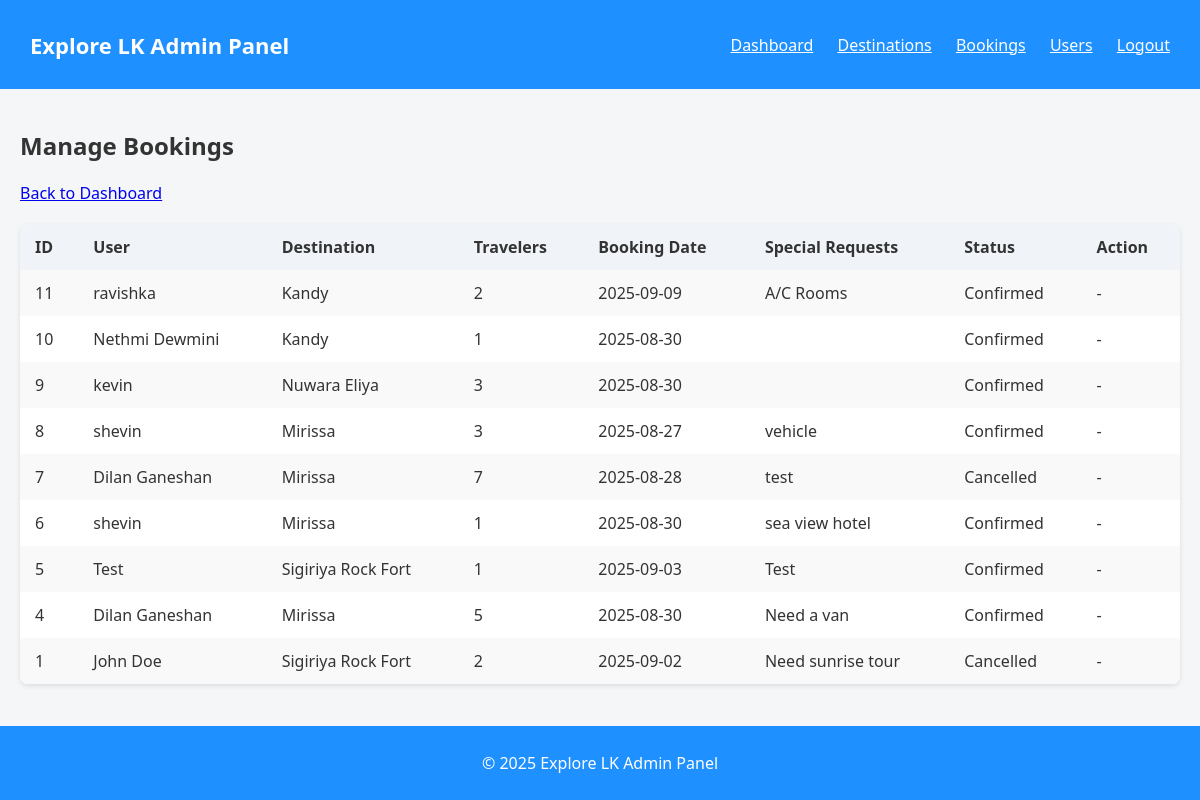
Screenshot of /admin/bookings.php (signed in) with the database file from the repository.
### tables this page shows
CREATE TABLE `bookings` (
  `booking_id` int(10) UNSIGNED NOT NULL,
  `user_id` int(10) UNSIGNED NOT NULL,
  `destination_id` int(10) UNSIGNED NOT NULL,
  `booking_date` date NOT NULL,
  `travelers` int(11) NOT NULL DEFAULT 1,
  `special_requests` text DEFAULT NULL,
  `status` enum('pending','confirmed','cancelled') NOT NULL DEFAULT 'pending',
  `created_at` timestamp NOT NULL DEFAULT current_timestamp()
);

CREATE TABLE `users` (
  `user_id` int(10) UNSIGNED NOT NULL,
  `name` varchar(100) NOT NULL,
  `email` varchar(150) NOT NULL,
  `password` varchar(255) NOT NULL,
  `phone` varchar(30) DEFAULT NULL,
  `created_at` timestamp NOT NULL DEFAULT current_timestamp()
);

CREATE TABLE `destinations` (
  `destination_id` int(10) UNSIGNED NOT NULL,
  `title` varchar(150) NOT NULL,
  `slug` varchar(180) DEFAULT NULL,
  `description` text NOT NULL,
  `category` varchar(80) DEFAULT NULL,
  `location_text` varchar(200) DEFAULT NULL,
  `latitude` decimal(10,7) DEFAULT NULL,
  `longitude` decimal(10,7) DEFAULT NULL,
  `price_from` decimal(10,2) DEFAULT NULL,
  `image_path` varchar(255) DEFAULT NULL,
  `created_at` timestamp NOT NULL DEFAULT current_timestamp()
);

### admin/bookings.php (the view, shortened to what this page needs)
<?php
include 'header.php';
$bookings = $conn->query("
    SELECT b.booking_id, u.name AS user, d.title AS destination, b.travelers, b.booking_date, b.status, b.special_requests
    FROM bookings b
    JOIN users u ON b.user_id=u.user_id
    JOIN destinations d ON b.destination_id=d.destination_id
    ORDER BY b.created_at DESC
");
?>
<h2>Manage Bookings</h2>
<a href="admin_dashboard.php">Back to Dashboard</a>
<table>
<tr>
    <th>ID</th>
    <th>User</th>
    <th>Destination</th>
    <th>Travelers</th>
    <th>Booking Date</th>
    <th>Special Requests</th>
    <th>Status</th>
    <th>Action</th>
</tr>
<?php while($row = $bookings->fetch_assoc()): ?>
<tr>
    <td><?php echo $row['booking_id']; ?></td>
    <td><?php echo htmlspecialchars($row['user']); ?></td>
    <td><?php echo htmlspecialchars($row['destination']); ?></td>
    <td><?php echo $row['travelers']; ?></td>
    <td><?php echo $row['booking_date']; ?></td>
    <td><?php echo $row['special_requests']; ?></td>
    <td><?php echo ucfirst($row['status']); ?></td>
    <td>
        <?php if($row['status']=='pending'): ?>
            <a href="bookings.php?action=confirm&id=<?php echo $row['booking_id']; ?>">Confirm</a> |
            <a href="bookings.php?action=cancel&id=<?php echo $row['booking_id']; ?>">Cancel</a>
        <?php else: ?>
            -
        <?php endif; ?>
    </td>
</tr>
<?php endwhile; ?>
</table>
<?php include 'footer.php'; ?>

### assets/css/admin.css (style rules this page uses)
body { background-color: #f4f6f8; font-family: 'Segoe UI', Tahoma, Geneva, Verdana, sans-serif; color: #333; margin: 0; }
table { width: 100%; border-collapse: collapse; margin: 20px 0; background-color: #fff; border-radius: 8px; overflow: hidden; box-shadow: 0 2px 5px rgba(0,0,0,0.1); }
table th, table td { padding: 12px 15px; text-align: left; }
table th { background-color: #f0f4f8; font-weight: 600; }
table tr:nth-child(even) { background-color: #f9f9f9; }
html, body { height: 100%; margin: 0; display: flex; flex-direction: column; }

### rows the page displays
bookings: booking_id "11", user.name "ravishka", destination.title "Kandy", travelers "2", booking_date "2025-09-09", special_requests "A/C Rooms", status "Confirmed"
bookings: booking_id "10", user.name "Nethmi Dewmini", destination.title "Kandy", travelers "1", booking_date "2025-08-30", status "Confirmed"
bookings: booking_id "9", user.name "kevin", destination.title "Nuwara Eliya", travelers "3", booking_date "2025-08-30", status "Confirmed"
bookings: booking_id "8", user.name "shevin", destination.title "Mirissa", travelers "3", booking_date "2025-08-27", special_requests "vehicle", status "Confirmed"
bookings: booking_id "7", user.name "Dilan Ganeshan", destination.title "Mirissa", travelers "7", booking_date "2025-08-28", special_requests "test", status "Cancelled"
bookings: booking_id "6", user.name "shevin", destination.title "Mirissa", travelers "1", booking_date "2025-08-30", special_requests "sea view hotel", status "Confirmed"
bookings: booking_id "5", user.name "Test", destination.title "Sigiriya Rock Fort", travelers "1", booking_date "2025-09-03", special_requests "Test", status "Confirmed"
bookings: booking_id "4", user.name "Dilan Ganeshan", destination.title "Mirissa", travelers "5", booking_date "2025-08-30", special_requests "Need a van", status "Confirmed"
bookings: booking_id "1", user.name "John Doe", destination.title "Sigiriya Rock Fort", travelers "2", booking_date "2025-09-02", special_requests "Need sunrise tour", status "Cancelled"
